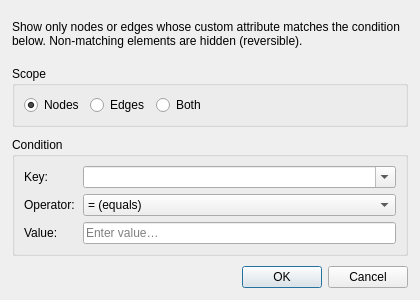
<?xml version="1.0" encoding="UTF-8"?>
<ui version="4.0">
 <class>DialogFilterByAttribute</class>
 <widget class="QDialog" name="DialogFilterByAttribute">
  <property name="geometry">
   <rect>
    <x>0</x>
    <y>0</y>
    <width>420</width>
    <height>300</height>
   </rect>
  </property>
  <property name="minimumSize">
   <size>
    <width>380</width>
    <height>260</height>
   </size>
  </property>
  <property name="windowTitle">
   <string>Filter by Attribute</string>
  </property>
  <layout class="QVBoxLayout" name="verticalLayout" >
   <property name="margin">
    <number>12</number>
   </property>
   <property name="spacing">
    <number>10</number>
   </property>

   <!-- Description -->
   <item>
    <widget class="QLabel" name="descLabel">
     <property name="text">
      <string>Show only nodes or edges whose custom attribute matches the condition below. Non-matching elements are hidden (reversible).</string>
     </property>
     <property name="wordWrap">
      <bool>true</bool>
     </property>
    </widget>
   </item>

   <!-- Scope -->
   <item>
    <widget class="QGroupBox" name="scopeGroup">
     <property name="title">
      <string>Scope</string>
     </property>
     <layout class="QHBoxLayout" name="scopeLayout">
      <item>
       <widget class="QRadioButton" name="nodesRadio">
        <property name="text">
         <string>Nodes</string>
        </property>
        <property name="checked">
         <bool>true</bool>
        </property>
       </widget>
      </item>
      <item>
       <widget class="QRadioButton" name="edgesRadio">
        <property name="text">
         <string>Edges</string>
        </property>
       </widget>
      </item>
      <item>
       <widget class="QRadioButton" name="bothRadio">
        <property name="text">
         <string>Both</string>
        </property>
       </widget>
      </item>
      <item>
       <spacer>
        <property name="orientation">
         <enum>Qt::Orientation::Horizontal</enum>
        </property>
        <property name="sizeHint" stdset="0">
         <size><width>40</width><height>20</height></size>
        </property>
       </spacer>
      </item>
     </layout>
    </widget>
   </item>

   <!-- Condition row -->
   <item>
    <widget class="QGroupBox" name="conditionGroup">
     <property name="title">
      <string>Condition</string>
     </property>
     <layout class="QGridLayout" name="conditionLayout" columnstretch="0,1">
      <property name="horizontalSpacing"><number>8</number></property>
      <property name="verticalSpacing"><number>6</number></property>
      <item row="0" column="0">
       <widget class="QLabel" name="keyLabel">
        <property name="text"><string>Key:</string></property>
        <property name="alignment">
         <set>Qt::AlignmentFlag::AlignLeft|Qt::AlignmentFlag::AlignVCenter</set>
        </property>
       </widget>
      </item>
      <item row="0" column="1">
       <widget class="QComboBox" name="keyCombo">
        <property name="sizePolicy">
         <sizepolicy hsizetype="Expanding" vsizetype="Fixed">
          <horstretch>1</horstretch><verstretch>0</verstretch>
         </sizepolicy>
        </property>
        <property name="editable"><bool>true</bool></property>
        <property name="toolTip">
         <string>Select an attribute key or type a custom one.</string>
        </property>
       </widget>
      </item>
      <item row="1" column="0">
       <widget class="QLabel" name="opLabel">
        <property name="text"><string>Operator:</string></property>
        <property name="alignment">
         <set>Qt::AlignmentFlag::AlignLeft|Qt::AlignmentFlag::AlignVCenter</set>
        </property>
       </widget>
      </item>
      <item row="1" column="1">
       <widget class="QComboBox" name="opCombo">
        <item><property name="text"><string>= (equals)</string></property></item>
        <item><property name="text"><string>≠ (not equals)</string></property></item>
        <item><property name="text"><string>&gt; (greater than)</string></property></item>
        <item><property name="text"><string>&lt; (less than)</string></property></item>
        <item><property name="text"><string>≥ (greater or equal)</string></property></item>
        <item><property name="text"><string>≤ (less or equal)</string></property></item>
        <item><property name="text"><string>contains</string></property></item>
       </widget>
      </item>
      <item row="2" column="0">
       <widget class="QLabel" name="valueLabel">
        <property name="text"><string>Value:</string></property>
        <property name="alignment">
         <set>Qt::AlignmentFlag::AlignLeft|Qt::AlignmentFlag::AlignVCenter</set>
        </property>
       </widget>
      </item>
      <item row="2" column="1">
       <widget class="QLineEdit" name="valueEdit">
        <property name="placeholderText">
         <string>Enter value…</string>
        </property>
       </widget>
      </item>
     </layout>
    </widget>
   </item>

   <!-- Buttons -->
   <item>
    <widget class="QDialogButtonBox" name="buttonBox">
     <property name="orientation">
      <enum>Qt::Orientation::Horizontal</enum>
     </property>
     <property name="standardButtons">
      <set>QDialogButtonBox::StandardButton::Cancel|QDialogButtonBox::StandardButton::Ok</set>
     </property>
    </widget>
   </item>

  </layout>
 </widget>
 <resources/>
 <connections>
  <connection>
   <sender>buttonBox</sender><signal>accepted()</signal>
   <receiver>DialogFilterByAttribute</receiver><slot>accept()</slot>
   <hints>
    <hint type="sourcelabel"><x>200</x><y>280</y></hint>
    <hint type="destinationlabel"><x>200</x><y>150</y></hint>
   </hints>
  </connection>
  <connection>
   <sender>buttonBox</sender><signal>rejected()</signal>
   <receiver>DialogFilterByAttribute</receiver><slot>reject()</slot>
   <hints>
    <hint type="sourcelabel"><x>200</x><y>280</y></hint>
    <hint type="destinationlabel"><x>200</x><y>150</y></hint>
   </hints>
  </connection>
 </connections>
</ui>
